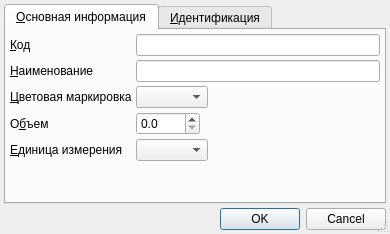
<?xml version="1.0" encoding="UTF-8"?>
<ui version="4.0">
 <class>RBContainerTypeEditor</class>
 <widget class="QDialog" name="RBContainerTypeEditor">
  <property name="geometry">
   <rect>
    <x>0</x>
    <y>0</y>
    <width>390</width>
    <height>234</height>
   </rect>
  </property>
  <property name="windowTitle">
   <string>Dialog</string>
  </property>
  <property name="sizeGripEnabled">
   <bool>true</bool>
  </property>
  <layout class="QGridLayout" name="gridLayout_2">
   <property name="margin">
    <number>4</number>
   </property>
   <property name="spacing">
    <number>4</number>
   </property>
   <item row="2" column="0" colspan="2">
    <widget class="QTabWidget" name="tabWidget">
     <property name="currentIndex">
      <number>0</number>
     </property>
     <widget class="QWidget" name="tabMain">
      <attribute name="title">
       <string>&amp;Основная информация</string>
      </attribute>
      <layout class="QGridLayout" name="gridLayout">
       <property name="margin">
        <number>4</number>
       </property>
       <property name="spacing">
        <number>4</number>
       </property>
       <item row="4" column="0">
        <widget class="QLabel" name="lblUnit">
         <property name="sizePolicy">
          <sizepolicy hsizetype="Maximum" vsizetype="Preferred">
           <horstretch>0</horstretch>
           <verstretch>0</verstretch>
          </sizepolicy>
         </property>
         <property name="text">
          <string>&amp;Единица измерения</string>
         </property>
         <property name="buddy">
          <cstring>cmbUnit</cstring>
         </property>
        </widget>
       </item>
       <item row="4" column="1">
        <widget class="CRBComboBox" name="cmbUnit"/>
       </item>
       <item row="2" column="0">
        <widget class="QLabel" name="lblColor">
         <property name="sizePolicy">
          <sizepolicy hsizetype="Maximum" vsizetype="Preferred">
           <horstretch>0</horstretch>
           <verstretch>0</verstretch>
          </sizepolicy>
         </property>
         <property name="text">
          <string>&amp;Цветовая маркировка</string>
         </property>
         <property name="buddy">
          <cstring>cmbColor</cstring>
         </property>
        </widget>
       </item>
       <item row="5" column="0">
        <spacer name="verticalSpacer">
         <property name="orientation">
          <enum>Qt::Vertical</enum>
         </property>
         <property name="sizeHint" stdset="0">
          <size>
           <width>20</width>
           <height>120</height>
          </size>
         </property>
        </spacer>
       </item>
       <item row="2" column="1">
        <widget class="CColorComboBox" name="cmbColor"/>
       </item>
       <item row="2" column="2">
        <spacer name="horizontalSpacer">
         <property name="orientation">
          <enum>Qt::Horizontal</enum>
         </property>
         <property name="sizeHint" stdset="0">
          <size>
           <width>40</width>
           <height>20</height>
          </size>
         </property>
        </spacer>
       </item>
       <item row="3" column="0">
        <widget class="QLabel" name="lblAmount">
         <property name="sizePolicy">
          <sizepolicy hsizetype="Maximum" vsizetype="Preferred">
           <horstretch>0</horstretch>
           <verstretch>0</verstretch>
          </sizepolicy>
         </property>
         <property name="text">
          <string>О&amp;бъем</string>
         </property>
         <property name="buddy">
          <cstring>edtAmount</cstring>
         </property>
        </widget>
       </item>
       <item row="1" column="1" colspan="2">
        <widget class="QLineEdit" name="edtName"/>
       </item>
       <item row="1" column="0">
        <widget class="QLabel" name="lblName">
         <property name="text">
          <string>&amp;Наименование</string>
         </property>
         <property name="buddy">
          <cstring>edtName</cstring>
         </property>
        </widget>
       </item>
       <item row="0" column="1" colspan="2">
        <widget class="QLineEdit" name="edtCode"/>
       </item>
       <item row="0" column="0">
        <widget class="QLabel" name="lblCode">
         <property name="text">
          <string>&amp;Код</string>
         </property>
         <property name="buddy">
          <cstring>edtCode</cstring>
         </property>
        </widget>
       </item>
       <item row="3" column="1" colspan="2">
        <widget class="QDoubleSpinBox" name="edtAmount">
         <property name="sizePolicy">
          <sizepolicy hsizetype="Maximum" vsizetype="Fixed">
           <horstretch>0</horstretch>
           <verstretch>0</verstretch>
          </sizepolicy>
         </property>
         <property name="decimals">
          <number>1</number>
         </property>
         <property name="maximum">
          <double>1000.000000000000000</double>
         </property>
        </widget>
       </item>
      </layout>
     </widget>
     <widget class="QWidget" name="tabIdentification">
      <attribute name="title">
       <string>&amp;Идентификация</string>
      </attribute>
      <layout class="QGridLayout" name="gridLayout_3">
       <property name="margin">
        <number>4</number>
       </property>
       <property name="spacing">
        <number>4</number>
       </property>
       <item row="0" column="0">
        <widget class="CInDocTableView" name="tblIdentification"/>
       </item>
      </layout>
     </widget>
    </widget>
   </item>
   <item row="3" column="0" colspan="2">
    <widget class="QDialogButtonBox" name="buttonBox">
     <property name="standardButtons">
      <set>QDialogButtonBox::Cancel|QDialogButtonBox::Ok</set>
     </property>
    </widget>
   </item>
  </layout>
 </widget>
 <customwidgets>
  <customwidget>
   <class>CRBComboBox</class>
   <extends>QComboBox</extends>
   <header>library/crbcombobox.h</header>
  </customwidget>
  <customwidget>
   <class>CColorComboBox</class>
   <extends>QComboBox</extends>
   <header>library/ColorEdit.h</header>
  </customwidget>
  <customwidget>
   <class>CInDocTableView</class>
   <extends>QTableView</extends>
   <header>library/InDocTable.h</header>
  </customwidget>
 </customwidgets>
 <tabstops>
  <tabstop>tabWidget</tabstop>
  <tabstop>edtCode</tabstop>
  <tabstop>edtName</tabstop>
  <tabstop>cmbColor</tabstop>
  <tabstop>edtAmount</tabstop>
  <tabstop>cmbUnit</tabstop>
  <tabstop>tblIdentification</tabstop>
  <tabstop>buttonBox</tabstop>
 </tabstops>
 <resources/>
 <connections>
  <connection>
   <sender>buttonBox</sender>
   <signal>accepted()</signal>
   <receiver>RBContainerTypeEditor</receiver>
   <slot>accept()</slot>
   <hints>
    <hint type="sourcelabel">
     <x>179</x>
     <y>152</y>
    </hint>
    <hint type="destinationlabel">
     <x>179</x>
     <y>84</y>
    </hint>
   </hints>
  </connection>
  <connection>
   <sender>buttonBox</sender>
   <signal>rejected()</signal>
   <receiver>RBContainerTypeEditor</receiver>
   <slot>reject()</slot>
   <hints>
    <hint type="sourcelabel">
     <x>179</x>
     <y>152</y>
    </hint>
    <hint type="destinationlabel">
     <x>179</x>
     <y>84</y>
    </hint>
   </hints>
  </connection>
 </connections>
</ui>
